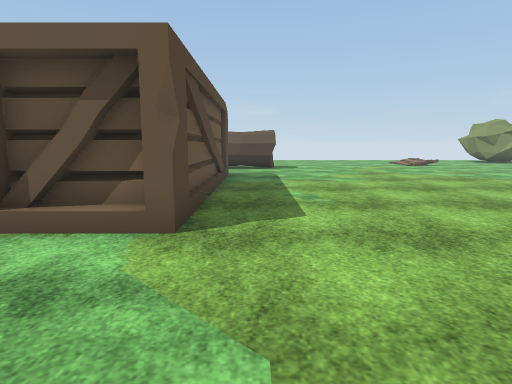
View 1 (above)

21 first-person views from a walk through a scene from a Unity 3-D project. The camera is 1.2 m above the floor, tilts 8° down and sees 75° across. The floor is counted in squares, 1 m on a side. Each view is taken from the middle of a square. On the plan, view 1 faces up. The plan holds only what a view shows up to about 14 squares ahead; the rest is blank. The place goes on beyond the plan. The player is left out. Some surface patterns are stand-ins.

View 2
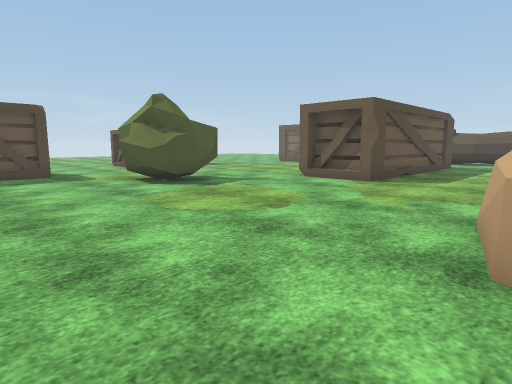

View 3
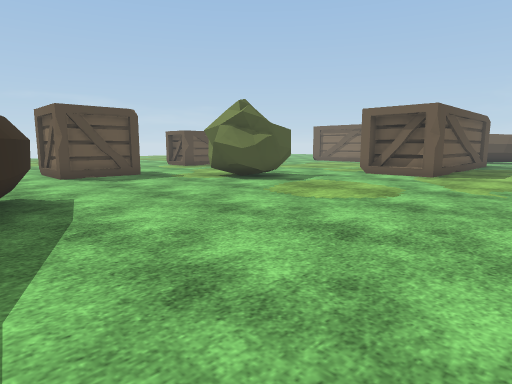

View 4
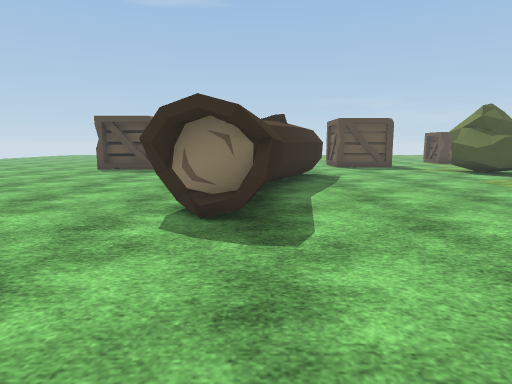

View 5
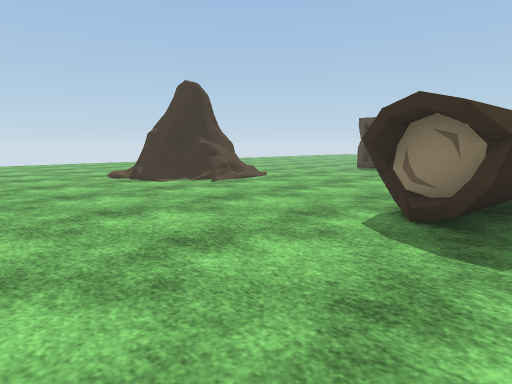

View 6
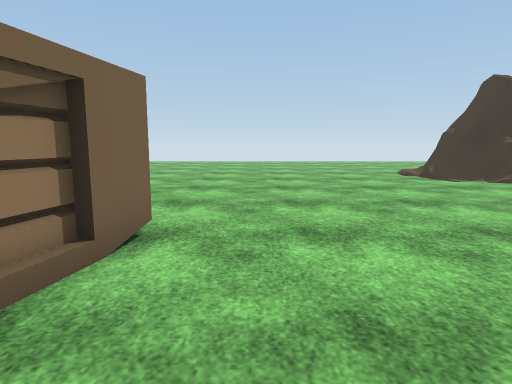

View 7
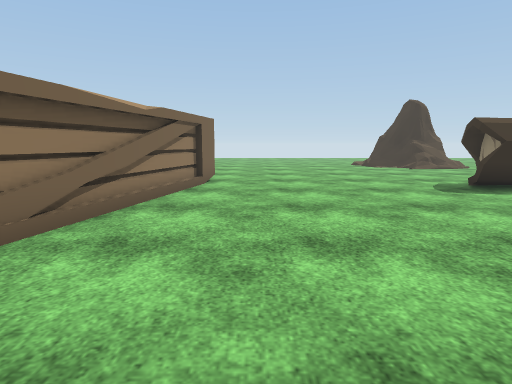

View 8
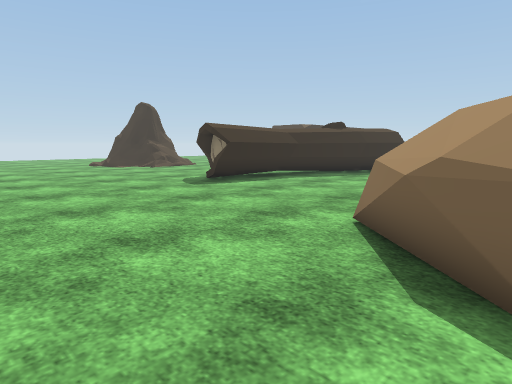

View 9
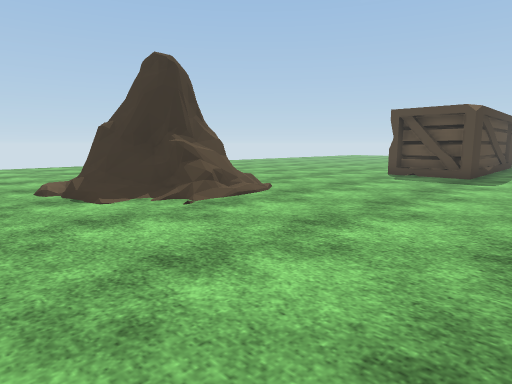

View 10
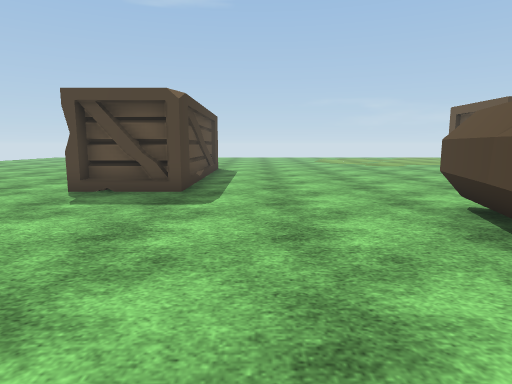

View 11
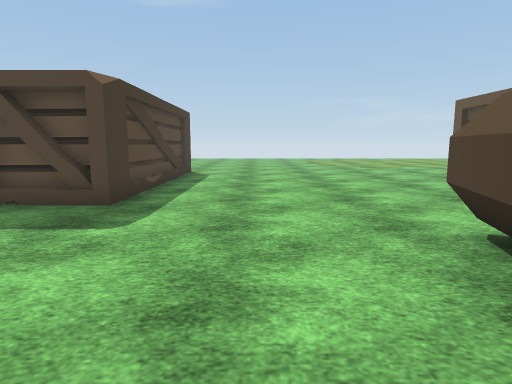

View 12
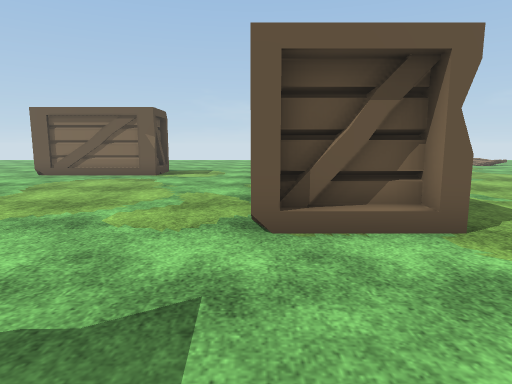

View 13
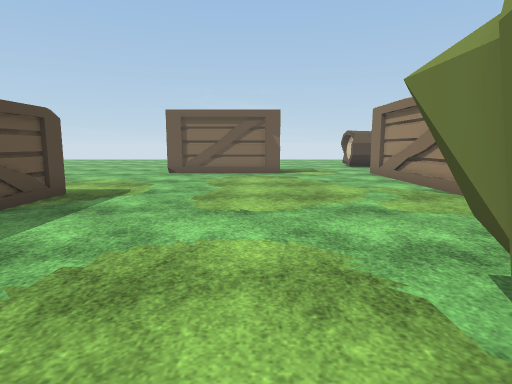

View 14
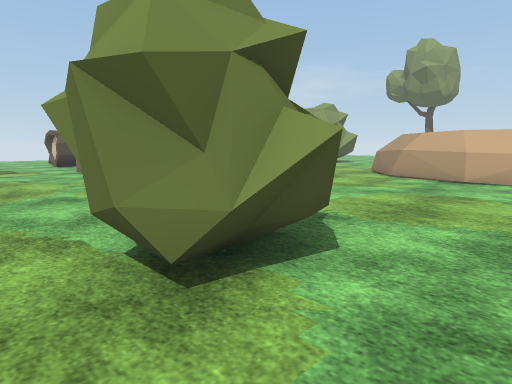

View 15
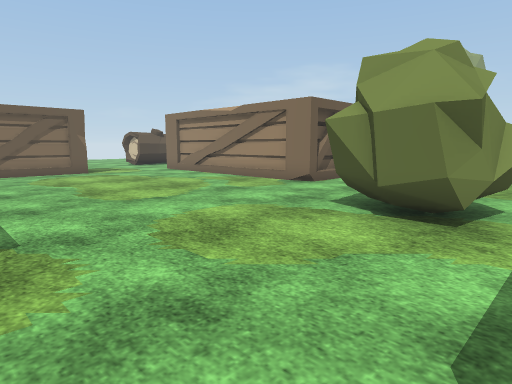

View 16
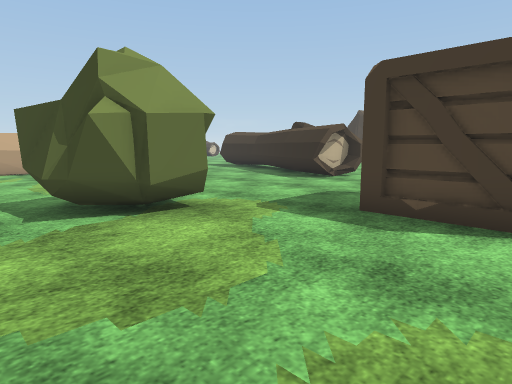

View 17
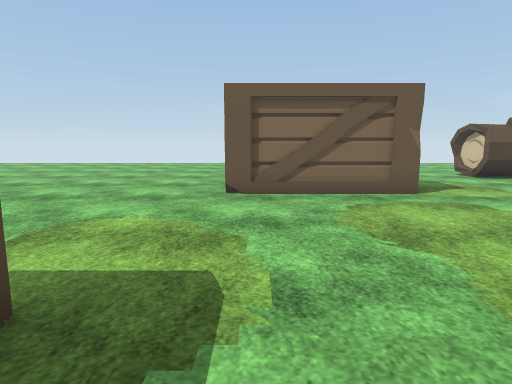

View 18
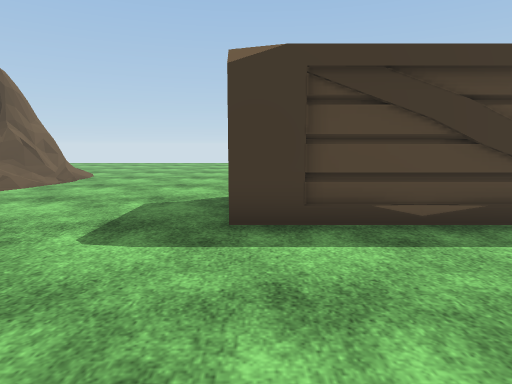

View 19
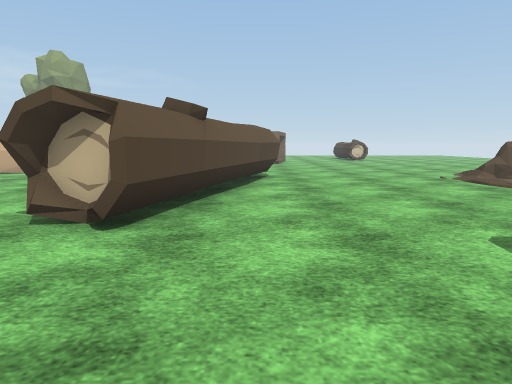

View 20
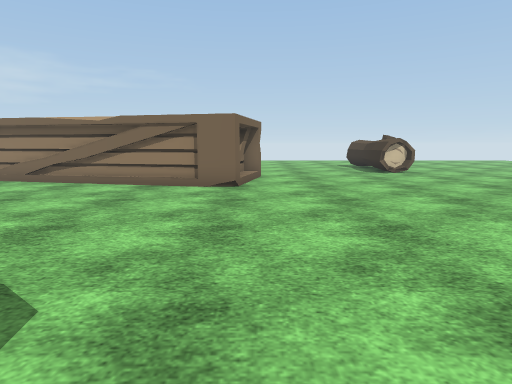

View 21
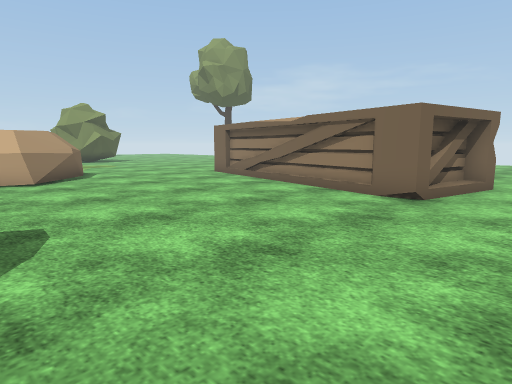

### Floor plan
Key: @ floor where view 1 was taken; # wall or solid block; . main floor; : floor 0.25 m higher than the main floor; + floor 0.5 m higher than the main floor; / step, stairs or slope; ^ raised ledge; B bush; R rock; C crate; O other object.
Columns run from 13 left of view 1 to 12 right of it. Each row starts with its distance up from view 1.
 19         .O
 18        ..OO
 17        ..OO
 16       ....
 15       ....
 14 O    O...   ............
 13 .OOOOO...#  #...........
 12 .........#  #..........
 11 .........#  #.........
 10 .........#  #.........
  9 .........#  #........
  8 .........#  #.......
  7 .........#  #.......
  6 .........#  #......
  5 .........####.....
  4 ..................
  3 .................RR
  2 ......BB.........RR
  1 .....BBBB.......RR
  0 .....BBBB....@..RR
 -1 .....BBB........RR RR...
 -2 ................RRRRR...
 -3  CCC.............RRR.....
 -4    C.....................#
 -5 CCCC.....................#
 -6 .........................#
 -7 .........................#
 -8 .......####..............^
 -9 .......#######..........#^
-10 ........########........#
-11 ...........#####........#
-12 ..............##........##
-13 .........................#
-14 ..........................
-15 #####.....................
-16     #.....................
-17     #.....................
-18     #.......//............
-19   .........:+O............
-20 ...........OOOO ..........
-21 .... ......O# OO..........

Positions as (right, up) in squares from view 1, and headings:
1: (0, 0), facing up
2: (4, -6), facing up-left
3: (3, -9), facing up-left
4: (8, -10), facing left
5: (8, -9), facing down-left
6: (9, -8), facing down
7: (9, -1), facing down
8: (10, -1), facing down-left
9: (5, -12), facing down-left
10: (0, -13), facing left
11: (-2, -12), facing left
12: (-4, 0), facing up
13: (-9, -1), facing up
14: (-9, -3), facing up-right
15: (-13, -2), facing up-right
16: (-13, 3), facing down-right
17: (-12, 5), facing up
18: (-9, -10), facing down
19: (-11, -11), facing right
20: (1, -13), facing right
21: (3, -15), facing up-right
